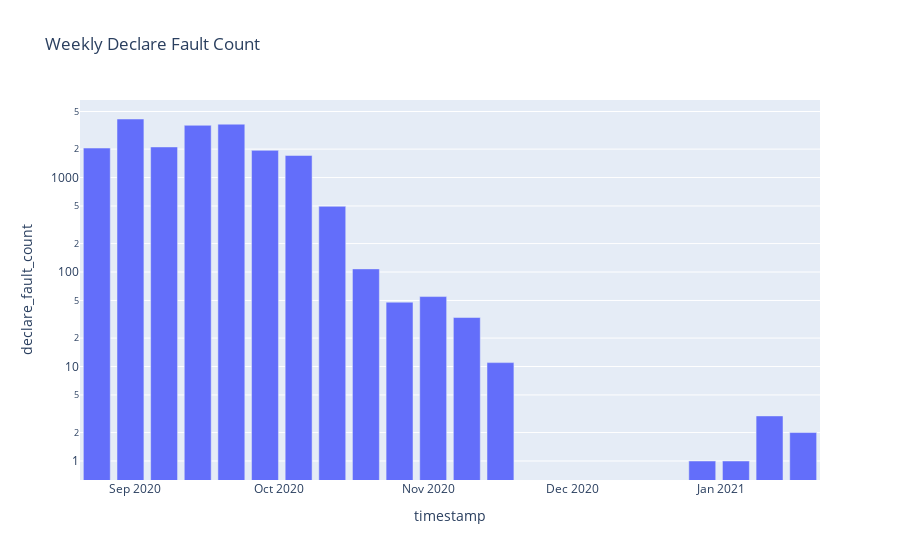

Write notebook code for a chart like this one.
### Markdown cell above
#### Declare Fault rate, weekly, network-wide

### Code cell
from filecoin_metrics.metrics import declare_fault_weekly

s = declare_fault_weekly(connection)

fig_df = s.reset_index()

fig = px.bar(fig_df,
             x='timestamp',
             y='declare_fault_count',
             title='Weekly Declare Fault Count',
             log_y=True)
fig.show()

### Figure 1 — Plotly figure (JSON) as saved in the notebook; plotly's stock layout.template omitted (floating-point values rounded to 4 significant figures)
{"data": [{"alignmentgroup": "True", "hovertemplate": "timestamp=%{x}<br>declare_fault_count=%{y}<extra></extra>", "legendgroup": "", "marker": {"color": "#636efa"}, "name": "", "offsetgroup": "", "orientation": "v", "showlegend": false, "textposition": "auto", "type": "bar", "x": ["2020-08-24T00:00:00+00:00", "2020-08-31T00:00:00+00:00", "2020-09-07T00:00:00+00:00", "2020-09-14T00:00:00+00:00", "2020-09-21T00:00:00+00:00", "2020-09-28T00:00:00+00:00", "2020-10-05T00:00:00+00:00", "2020-10-12T00:00:00+00:00", "2020-10-19T00:00:00+00:00", "2020-10-26T00:00:00+00:00", "2020-11-02T00:00:00+00:00", "2020-11-09T00:00:00+00:00", "2020-11-16T00:00:00+00:00", "2020-12-28T00:00:00+00:00", "2021-01-04T00:00:00+00:00", "2021-01-11T00:00:00+00:00", "2021-01-18T00:00:00+00:00"], "xaxis": "x", "y": [2052, 4166, 2108, 3572, 3672, 1940, 1712, 496, 108, 48, 55, 33, 11, 1, 1, 3, 2], "yaxis": "y"}], "layout": {"autosize": true, "barmode": "relative", "legend": {"tracegroupgap": 0}, "title": {"text": "Weekly Declare Fault Count"}, "xaxis": {"anchor": "y", "autorange": true, "domain": [0, 1], "range": ["2020-08-20 12:00", "2021-01-21 12:00"], "title": {"text": "timestamp"}, "type": "date"}, "yaxis": {"anchor": "x", "autorange": true, "domain": [0, 1], "range": [-0.2011, 3.821], "title": {"text": "declare_fault_count"}, "type": "log"}}}
